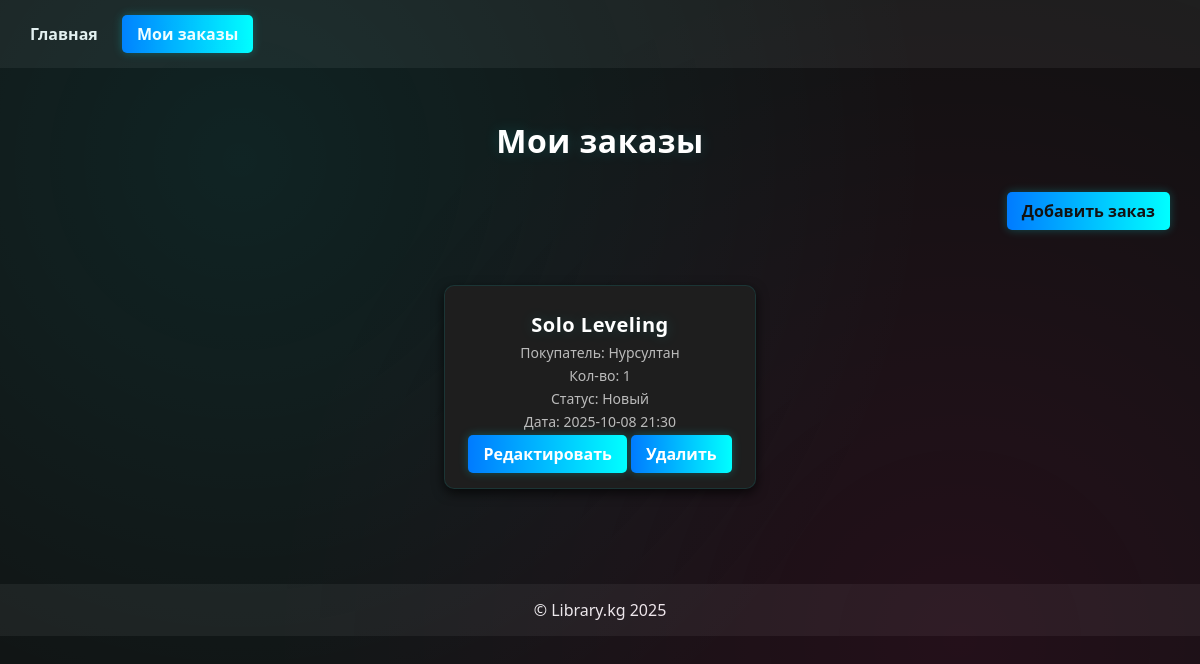
Before: /basket/ with the older database file.
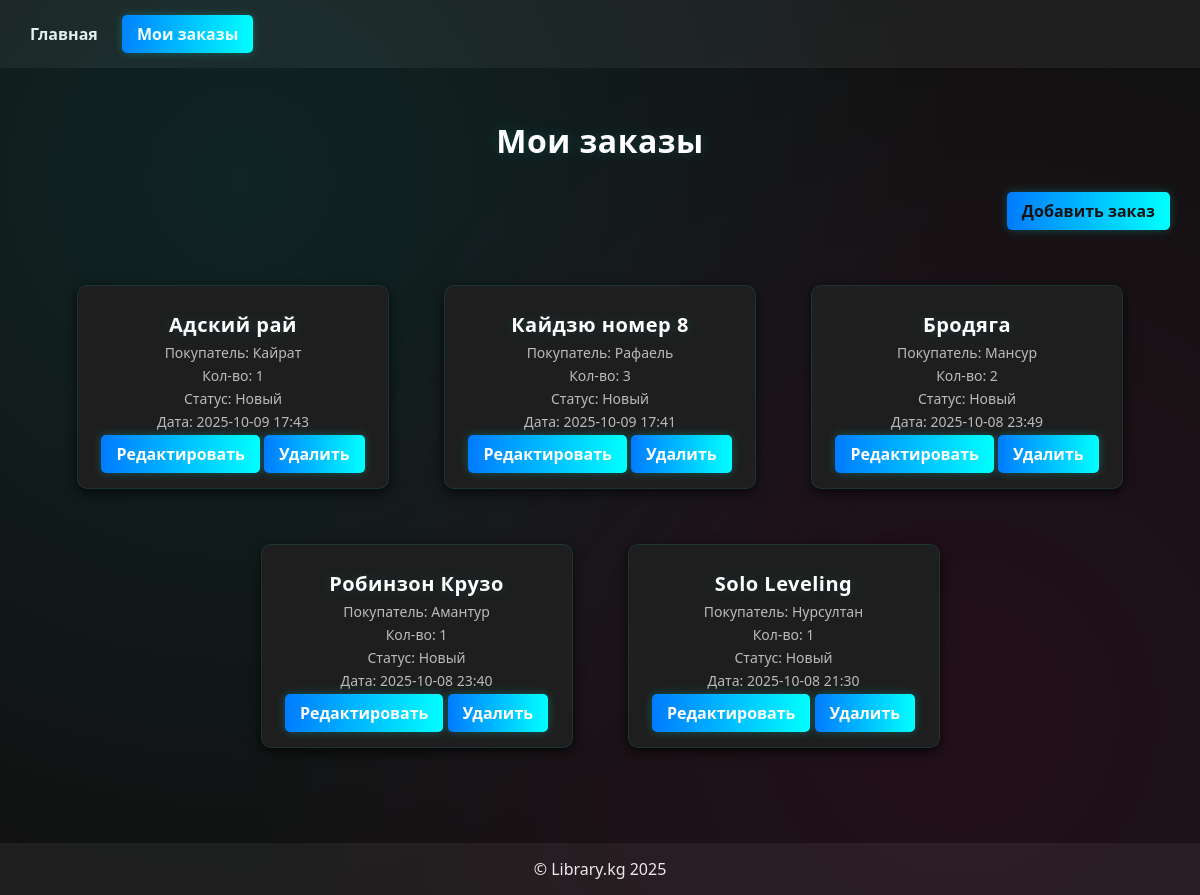
After: the same page with the newer database file.
### basket/models.py (models this page shows, shortened)
class Order(models.Model):
    STATUS_CHOICES = (
        ('new', 'Новый'),
        ('processing', 'В обработке'),
        ('done', 'Выполнен'),
        ('cancelled', 'Отменён'),
    )
    customer_name = models.CharField("Имя покупателя", max_length=200)
    customer_phone = models.CharField("Телефон", max_length=50, blank=True)
    customer_email = models.EmailField("Email", blank=True)
    customer_address = models.TextField("Адрес", blank=True)
    book = models.ForeignKey('books.Books', on_delete=models.CASCADE, related_name='orders', verbose_name="Книга")
    quantity = models.PositiveIntegerField("Количество", default=1)
    status = models.CharField("Статус заказа", max_length=20, choices=STATUS_CHOICES, default='new')
    created_at = models.DateTimeField("Дата создания", auto_now_add=True)
    updated_at = models.DateTimeField("Дата обновления", auto_now=True)
    class Meta:
        verbose_name = "Заказ"
        verbose_name_plural = "Заказы"
        ordering = ['-created_at']

### books/models.py (models this page shows, shortened)
class Books(models.Model):
    title = models.CharField(max_length=100, verbose_name='Название книги')
    description = models.TextField(verbose_name='Описание книги')
    image = models.ImageField(upload_to='books/', verbose_name='Изображение книги')
    quantity_page = models.PositiveIntegerField(verbose_name='Количество страниц')
    author = models.CharField(max_length=100, blank=True, verbose_name='Автор книги')
    book_audio = models.URLField(blank=True, null=True, verbose_name='Ссылка на аудиокнигу')
    book_url = models.URLField(blank=True, null=True, verbose_name='Ссылка на книгу')
    created_at = models.DateTimeField(auto_now_add=True, null=True, verbose_name='Дата создания')
    class Meta:
        verbose_name = 'книга'
        verbose_name_plural = 'книги'

### basket/views.py (the view)
# urls.py: path('', views.order_list, name='order_list'),
def order_list(request):
    orders = Order.objects.all().order_by('-created_at')
    paginator = Paginator(orders, 10)
    page_number = request.GET.get('page')
    page_obj = paginator.get_page(page_number)
    return render(request, 'basket/order_list.html', {
        'orders': page_obj,
        'is_paginated': page_obj.has_other_pages(),
        'page_obj': page_obj
    })

### basket/templates/basket/order_list.html (shortened to what this page needs)
{% extends "base.html" %}
{% block content %}
<h1 style="text-align:center; margin-bottom:30px;">Мои заказы</h1>
<div style="text-align:right; margin-bottom:20px;">
    <a href="{% url 'basket:order_add' %}" class="btn btn-add">Добавить заказ</a>
</div>
<div class="books-grid">
  {% for order in orders %}
  <div class="book-card">
      <h2>{{ order.book.title }}</h2>
      <p>Покупатель: {{ order.customer_name }}</p>
      <p>Кол-во: {{ order.quantity }}</p>
      <p>Статус: {{ order.get_status_display }}</p>
      <p>Дата: {{ order.created_at|date:"Y-m-d H:i" }}</p>
      <a href="{% url 'basket:order_edit' order.pk %}" class="btn btn-edit">Редактировать</a>
      <a href="{% url 'basket:order_delete' order.pk %}" class="btn btn-delete">Удалить</a>
  </div>
  {% empty %}
    <p style="text-align:center; color:#bbb;">Заказов нет</p>
  {% endfor %}
</div>
{% endblock %}

Changed rows visible on the page:
added Order: book "Адский рай", customer_name "Кайрат", quantity "1", status "Новый", created_at "2025-10-09 17:43"
added Order: book "Кайдзю номер 8", customer_name "Рафаель", quantity "3", status "Новый", created_at "2025-10-09 17:41"
added Order: book "Бродяга", customer_name "Мансур", quantity "2", status "Новый", created_at "2025-10-08 23:49"
added Order: book "Робинзон Крузо", customer_name "Амантур", quantity "1", status "Новый", created_at "2025-10-08 23:40"
